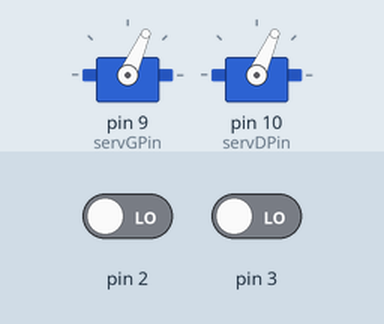
Recording of a sketch running on a simulated Arduino Uno, built with avr-gcc and run on an emulated ATmega328P. Parts: 2 × servo. The test bench sets the inputs (shaded band); at power-on: pin 2 LOW, pin 3 LOW. What the sketch prints to the serial monitor is not drawn.

Above: at 0.1 s.
Timing chart, 0 to 36.5 s (numbered marks = the images above):
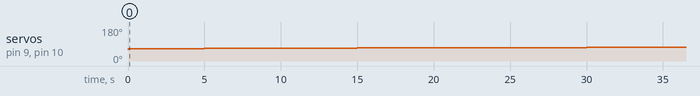

The sketch:

VitesseServo.pde
```cpp
/**
 * Outil de calibrage des moteurs d'un Pobot Easy
 *
 * - deux odomètres sur interruptions externes
 * - deux servomoteurs
 *
 * @author Julien pour Pobot (julien@pobot.org)
 * @date 31-08-2009
 *
 */

// utilisation de la bibliothèque "Servo" pour Arduino
// fonctionne avec toute entrée numérique ("Digital")
#include <Servo.h>

// déclaration des deux objets qui représentent les servomoteurs
Servo servG;
Servo servD;

// connections du servomoteur gauche
int servGPin = 9;
int odoGPin = 0; // 0 pour la patte Digital 2, 1 pour la patte Digital 3

// connections du servomoteur droit
int servDPin = 10;
int odoDPin = 1; // 0 pour la patte Digital 2, 1 pour la patte Digital 3

// les deux compteurs pour incréments des odomètres
int counterG = 0;
int counterD = 0;

// la vitesse en cours de test
int vitesse = 59;

// utilisation d'une mémoire pour le démarrage d'une mesure
// attention, "long" obligatoire pour ne pas avoir de dépassement
long timer = 0;

/**
 * Fonction de configuration initiale du programme
 */
void setup()
{
  // démarrage de la liaison série
  Serial.begin(38400);
  // initialisation des servomoteurs
  servG.attach(servGPin);
  servD.attach(servDPin);
  // attach the odometer interrupt
  attachInterrupt(odoGPin, tickG, CHANGE);
  attachInterrupt(odoDPin, tickD, CHANGE);
}

/**
 * Fonction appelée en boucle
 */
void loop()
{
  // lorsqu'on atteint 100, arrêter le test
  if (vitesse > 100)
  {
    servG.detach();
    servD.detach();
    return;
  }
  if (timer == 0) {
    // passage à la vitesse suivante
    vitesse++;
    // donner la nouvelle consigne de vitesse
    servG.write(vitesse);
    servD.write(vitesse);
    // remettre à zéro les deux compteurs d'odométrie
    counterG = 0;
    counterD = 0;
    // se remettre à compter le temps
    timer = millis();
  }
  // toutes les 5 secondes, changer de vitesse
  // et envoyer les valeurs sur la liaison série
  long diff = millis() - timer;
  if (diff > 5000.0) {
    // demander le passage à la mesure suivante
    timer = 0;
    // envoyer les valeurs séparées par une tabulation (pour Excel)
    Serial.print(vitesse);
    Serial.print("\t");
    Serial.print(counterG);
    Serial.print("\t");
    Serial.print(counterD);
    Serial.println();
  }
}

// incrément lors d'une interruption pour roue gauche
void tickG()
{
  counterG++;
}

// incrément lors d'une interruption pour roue droite
void tickD()
{
  counterD++;
}
```

Measured:
- by itself, servo on pin 9 (servGPin), servo on pin 10 (servDPin): moves from 60° to 73° over 35.0 s
